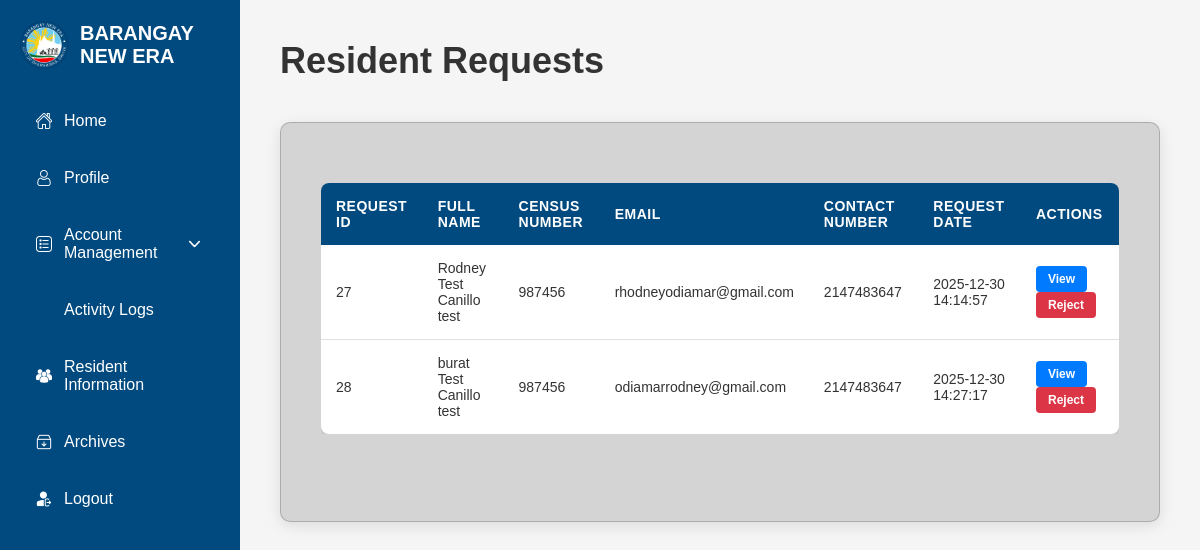
Before: /superadmin/residentrequest.php (signed in) with the older database file.
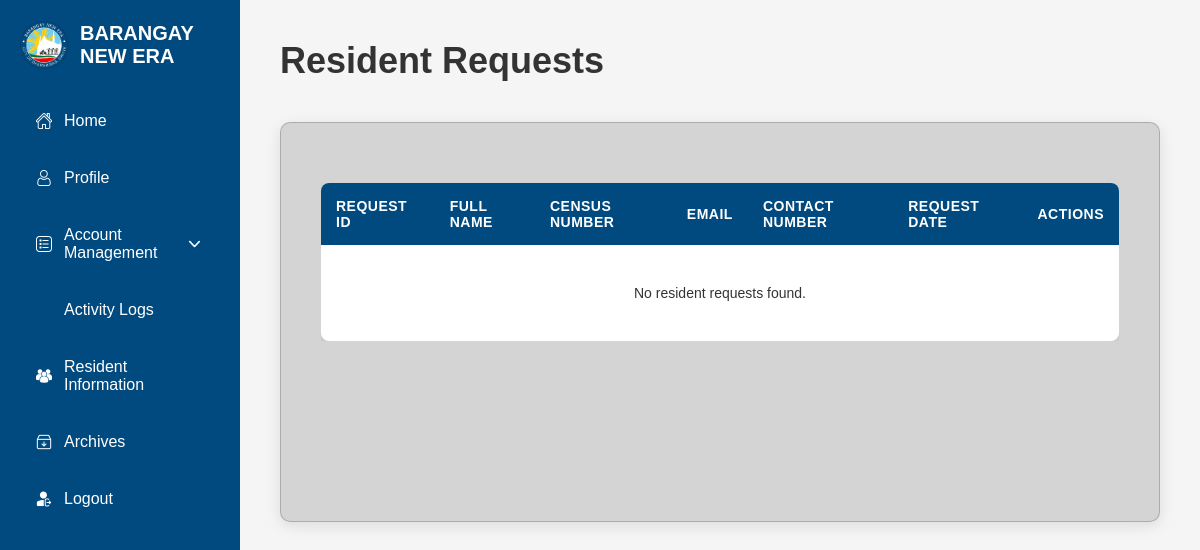
After: the same page with the newer database file.
### tables this page shows
CREATE TABLE `userrequest` (
  `RequestID` int(11) NOT NULL,
  `lastname` varchar(255) NOT NULL,
  `firstname` varchar(255) NOT NULL,
  `middlename` varchar(255) NOT NULL,
  `suffix` varchar(255) NOT NULL,
  `birthdate` date NOT NULL,
  `address` varchar(255) NOT NULL,
  `age` int(11) NOT NULL,
  `censusnumber` int(11) NOT NULL,
  `email` varchar(255) NOT NULL,
  `contactnumber` int(11) NOT NULL,
  `password` varchar(255) NOT NULL,
  `verificationCode` int(11) NOT NULL,
  `dateRequested` datetime DEFAULT current_timestamp(),
  `profile_picture` varchar(255) DEFAULT NULL
);

### superadmin/residentrequest.php (the view, shortened to what the changed rows need)
<?php
require_once '../Connection/Conn.php';
$requests = [];
try {
   $query = "SELECT RequestID, LastName, FirstName, MiddleName, Suffix, birthdate, Age, email, ContactNumber, address, CensusNumber, dateRequested FROM userrequest ORDER BY dateRequested ASC";
    $result = $conn->query($query);
    if ($result && $result->num_rows > 0) {
        while ($row = $result->fetch_assoc()) {
    $requests[] = [
        'RequestID' => $row['RequestID'],
        'FirstName' => $row['FirstName'],
        'MiddleName' => $row['MiddleName'] ?? '',
        'Suffix' => $row['Suffix'] ?? '',
        'LastName' => $row['LastName'],
        'Email' => $row['email'],
        'ContactNumber' => $row['ContactNumber'],
        'Address' => $row['address'] ?? '',
        'birthdate' => $row['birthdate'],
        'Age' => $row['Age'],
        'CensusNumber' => $row['CensusNumber'],
        'dateRequested' => $row['dateRequested']
    ];
}
    }
} catch (Exception $e) {
    $error_message = "Error fetching resident requests: " . $e->getMessage();
}
?>
<!DOCTYPE html>
<html lang="en">
<head>
    <link rel="stylesheet" href="residentrequest.css">
</head>
<body>
    <div class="sidebar">
        <div class="sidebar-logo">
            <h2>BARANGAY NEW ERA</h2>
        </div>
    </div>
    <div class="main-content">
        <div class="page-header">
            <h1>Resident Requests</h1>
        </div>
        <div class="container">
            <?php if (isset($error_message)): ?>
                <div class="error-message">
                    <?php echo htmlspecialchars($error_message); ?>
                </div>
            <?php else: ?>
                <div class="table-container">
                    <table class="admin-table">
                        <thead>
                            <tr>
                                <th>Request ID</th>
                                <th>Full Name</th>
                                <th>Census Number</th>
                                <th>Email</th>
                                <th>Contact Number</th>
                                <th>Request Date</th>
                                <th>Actions</th>
                            </tr>
                        </thead>
                        <tbody>
                            <?php if (empty($requests)): ?>
                                <tr>
                                    <td colspan="7" style="text-align: center; padding: 40px;">No resident requests found.</td>
                                </tr>
                            <?php else: ?>
                                <?php foreach ($requests as $request): ?>
                                    <?php
                                    $fullname = trim($request['FirstName'] . ' ' . $request['MiddleName'] . ' ' . $request['LastName'] . ' ' . $request['Suffix']);
                                    ?>
                                    <tr>
                                        <td><?php echo htmlspecialchars($request['RequestID']); ?></td>
                                        <td><?php echo htmlspecialchars($fullname); ?></td>
                                        <td><?php echo htmlspecialchars($request['CensusNumber']); ?></td>
                                        <td><?php echo htmlspecialchars($request['Email']); ?></td>
                                        <td><?php echo htmlspecialchars($request['ContactNumber']); ?></td>
                                        <td><?php echo htmlspecialchars($request['dateRequested']); ?></td>
                                        <td>
                                            <button class="action-btn view-btn"
                                                data-request-id="<?php echo htmlspecialchars($request['RequestID']); ?>"
                                                data-census-number="<?php echo htmlspecialchars($request['CensusNumber']); ?>"
                                                data-first-name="<?php echo htmlspecialchars($request['FirstName']); ?>"
                                                data-middle-name="<?php echo htmlspecialchars($request['MiddleName']); ?>"
                                                data-last-name="<?php echo htmlspecialchars($request['LastName']); ?>"
                                                data-suffix="<?php echo htmlspecialchars($request['Suffix']); ?>"
                                                data-email="<?php echo htmlspecialchars($request['Email']); ?>"
                                                data-contact-number="<?php echo htmlspecialchars($request['ContactNumber']); ?>"
                                                data-address="<?php echo htmlspecialchars($request['Address']); ?>"
                                                data-birthdate="<?php echo htmlspecialchars($request['birthdate']); ?>"
                                                data-age="<?php echo htmlspecialchars($request['Age']); ?>"
                                                data-profile-picture="<?php echo htmlspecialchars($request['profile_picture'] ?? ''); ?>"
                                                data-request-date="<?php echo htmlspecialchars($request['dateRequested']); ?>"
                                                onclick="viewRequest(this)">View</button>
                                            <button class="action-btn reject-btn" onclick="rejectRequest('<?php echo htmlspecialchars($request['RequestID']); ?>')">Reject</button>
                                        </td>
                                    </tr>
                                <?php endforeach; ?>
                            <?php endif; ?>
                        </tbody>
                    </table>
                </div>
            <?php endif; ?>
        </div>
    </div>
</body>
</html>

Changed rows visible on the page:
removed userrequest: RequestID "27", fullname "Rodney Test Canillo test", censusnumber "987456", email "rhodneyodiamar@gmail.com", contactnumber "2147483647", dateRequested "2025-12-30 14:14:57"
removed userrequest: RequestID "28", fullname "burat Test Canillo test", censusnumber "987456", email "odiamarrodney@gmail.com", contactnumber "2147483647", dateRequested "2025-12-30 14:27:17"
Other visible differences:
text now shown: "No resident requests found."
